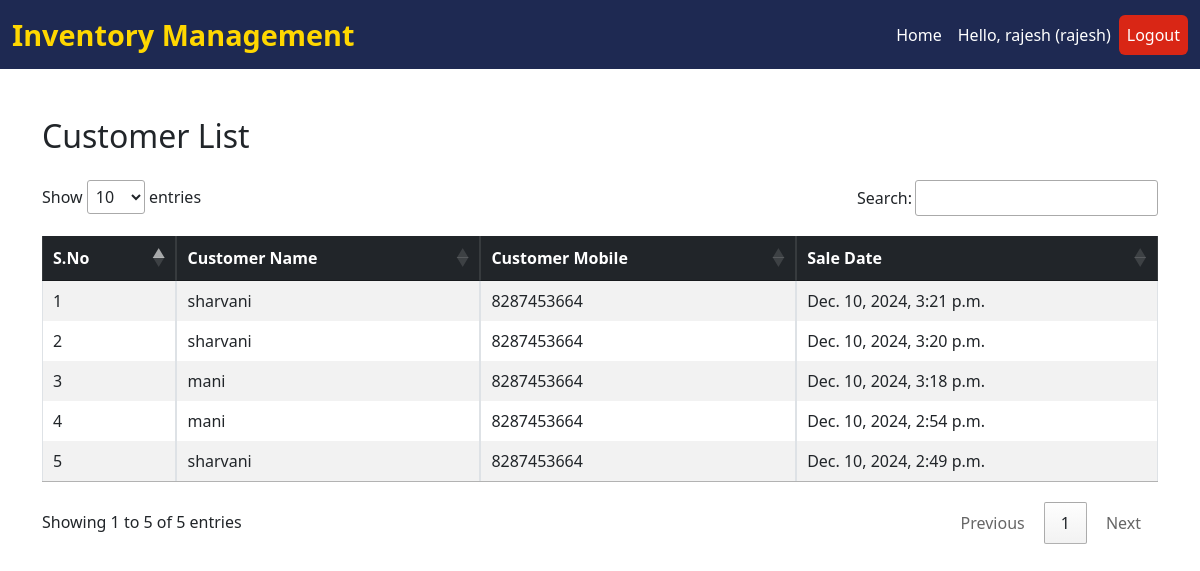
The app's page /customer-list/ (signed in) with its own data.
### stock_analysis/models.py (models this page shows)
class Sale(models.Model):
    supplier_product = models.ForeignKey(SupplierProduct, on_delete=models.CASCADE, null=True, blank=True)
    quantity_sold = models.IntegerField()
    our_selling_price_per_unit = models.DecimalField(default=0, max_digits=10, decimal_places=2, null=True, blank=True)
    total_price = models.DecimalField(max_digits=10, decimal_places=2, editable=False)
    profit = models.DecimalField(max_digits=10, decimal_places=2, editable=False)
    sale_date = models.DateTimeField(default=now)
    customer_name=models.CharField(max_length=100,default="Unknown Customers", blank=True, null=True)
    customer_mobile=models.CharField(max_length=15, blank=True, null=True)
    from decimal import Decimal

### stock_analysis/views.py (the view)
# urls.py: path('customer-list/',login_required(views.customer_list), name='customer_list'),
def customer_list(request):
    sales = Sale.objects.all().order_by("-sale_date")
    return render(request, 'customers_list.html', {'sales': sales})

### stock_analysis/templates/customers_list.html (shortened to what this page needs)
{% extends 'index.html' %}
{% block content %}
<div class="container mt-5">
    <h2 class="mb-4">Customer List</h2>
    <div class="table-responsive">
        <table id="customerTable" class="table table-striped table-hover table-bordered mb-3">
            <thead class="table-dark">
                <tr>
                    <th>S.No</th>
                    <th>Customer Name</th>
                    <th>Customer Mobile</th>
                    <th>Sale Date</th>
                </tr>
            </thead>
            <tbody>
                {% for sale in sales %}
                    <tr>
                        <td>{{ forloop.counter }}</td>
                        <td>{{ sale.customer_name }}</td>
                        <td>{{ sale.customer_mobile }}</td>
                        <td>{{ sale.sale_date }}</td>
                    </tr>
                {% empty %}
                    <tr>
                        <td colspan="4" class="text-center">No customers found.</td>
                    </tr>
                {% endfor %}
            </tbody>
        </table>
    </div>
</div>
<link rel="stylesheet" href="https://cdn.datatables.net/1.13.6/css/jquery.dataTables.min.css">
{% endblock %}

### stock_analysis/templates/index.html (shortened to what this page needs)
<!DOCTYPE html>
<html lang="en">
    <head>
        <link href="https://cdn.jsdelivr.net/npm/bootstrap@5.3.0/dist/css/bootstrap.min.css" rel="stylesheet">
        <link href="https://cdnjs.cloudflare.com/ajax/libs/font-awesome/6.0.0-beta3/css/all.min.css" rel="stylesheet">
    </head>
    <body>
        <nav class="navbar navbar-expand-lg">
            <div class="container-fluid">
                <a class="navbar-brand" href="{% url 'home' %}">Inventory Management</a>
                <div class="collapse navbar-collapse" id="navbarNav">
                    <ul class="navbar-nav ms-auto">
                        <li class="nav-item">
                            <a class="nav-link {% if request.resolver_match.url_name == 'home' %}active{% endif %}" href="{% url 'home' %}">Home</a>
                        </li>
                        {% if request.session.user_name %}
                        <li class="nav-item">
                            <a class="nav-link" href="#">Hello, {{ request.session.user_name }} ({{ request.session.user_role }})</a>
                        </li>
                        {% endif %}
                        <li class="nav-item">
                            <a class="nav-link btn btn-danger text-white" href="{% url 'logout' %}">Logout</a>
                        </li>
                    </ul>
                </div>
            </div>
        </nav>
    {% block content %}
    {% endblock %}
</body>
</html>

### stock_analysis/templates/index.html (style rules this page uses)
.navbar { background-color: #1E2952; }
.navbar-brand { color: #FFD700 !important; font-weight: bold; font-size: 1.8rem; transition: color 0.3s ease-in-out; }
.nav-link { color: #FFFFFF !important; transition: color 0.3s ease-in-out; }
.btn-danger { background-color: #d92615 !important; border: none; }

### records on screen
Sale: customer_name "sharvani", customer_mobile "8287453664", sale_date "Dec. 10, 2024, 3:21 p.m."
Sale: customer_name "sharvani", customer_mobile "8287453664", sale_date "Dec. 10, 2024, 3:20 p.m."
Sale: customer_name "mani", customer_mobile "8287453664", sale_date "Dec. 10, 2024, 3:18 p.m."
Sale: customer_name "mani", customer_mobile "8287453664", sale_date "Dec. 10, 2024, 2:54 p.m."
Sale: customer_name "sharvani", customer_mobile "8287453664", sale_date "Dec. 10, 2024, 2:49 p.m."

### other values on screen
{{ request.session.user_name }} "rajesh"
{{ request.session.user_role }} "rajesh"
